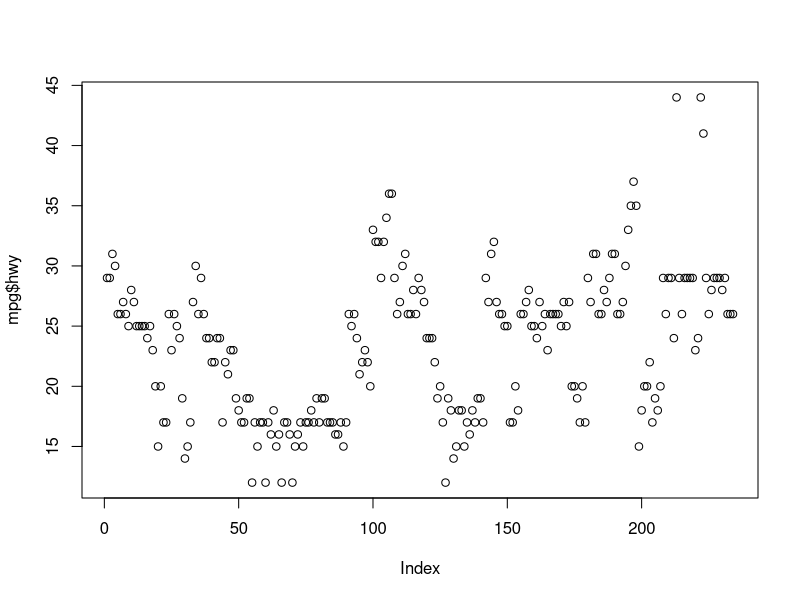
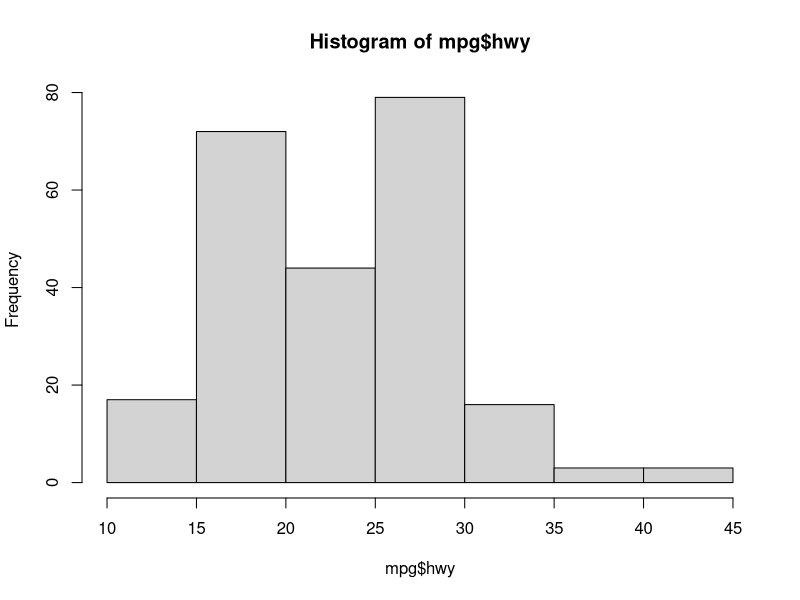
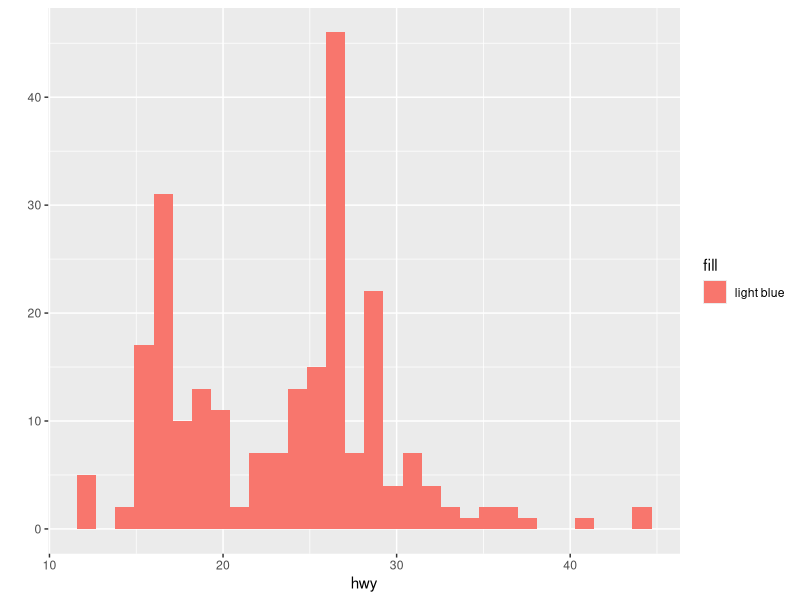
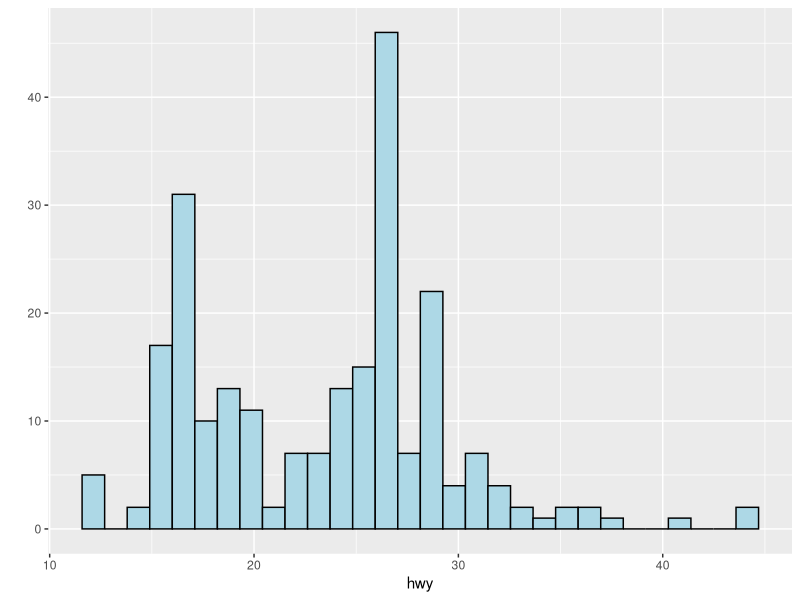
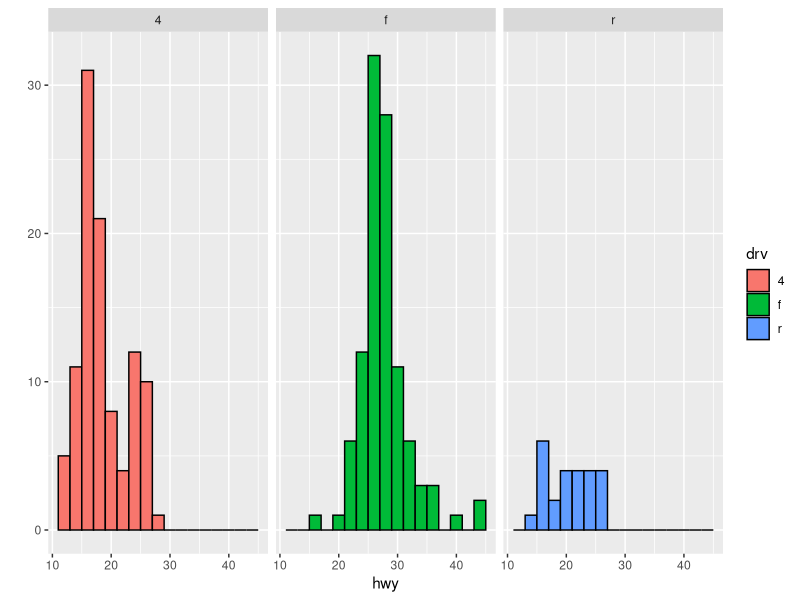
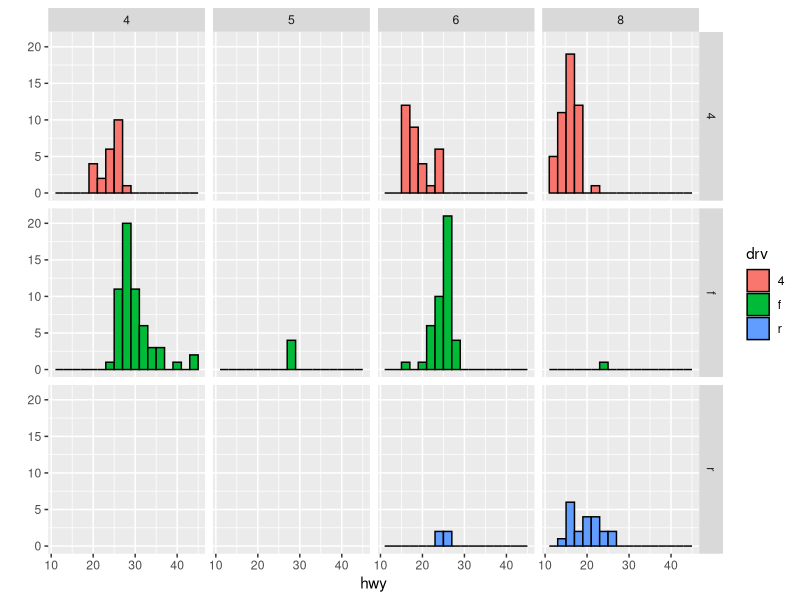
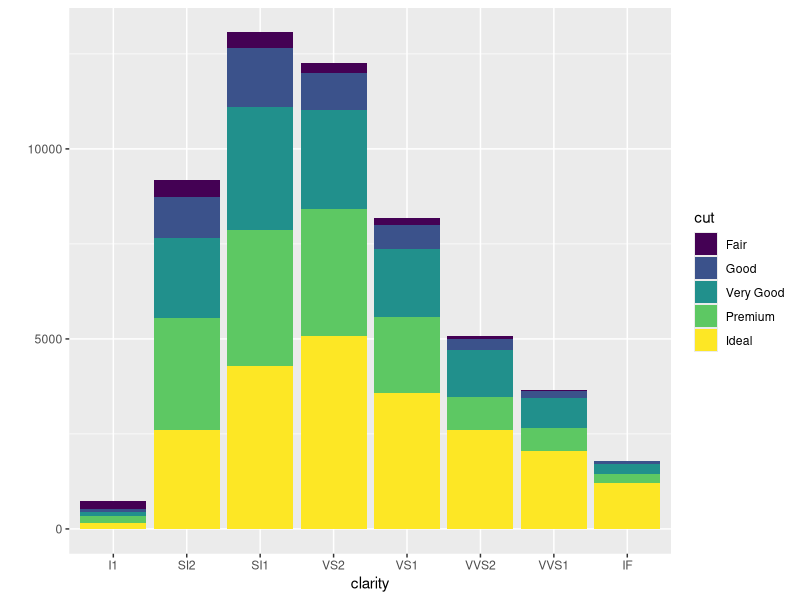
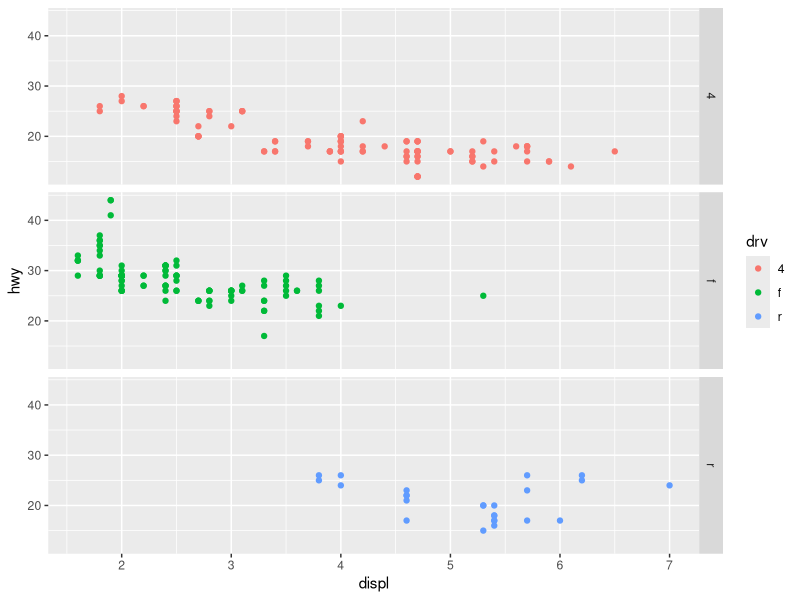

The R source for these figures, in order:
#ggplot2 설치
install.packages("ggplot2")
library(ggplot2)
data(mpg)
head(mpg)
str(mpg)
?mpg #연비 효율에 대한 데이터

table(mpg$drv)
summary(mpg$hwy) #highway miles per gallon

plot(mpg$hwy)
hist(mpg$hwy)
qplot(hwy,data=mpg,fill="light blue") #다른 색깔로 나옴
qplot(hwy,data=mpg,fill=I("light blue"),col=I("black")) #I = 변수로 해석하지 말아라.
qplot(hwy,data=mpg,fill=drv,col=I("black"),binwidth=2,facets=.~drv) #drv에 따라 나뉘어져 그려진다.
#binwidth bin의 크기가 커지는 것,  facets= 쪼개는것(drv에 따라 쪼개는거(열)) (drv~. =행에 따라 나눈다.)
qplot(hwy,data=mpg,fill=drv,col=I("black"),binwidth=2,facets=drv~cyl) #그리드 형태의 그림

#diamonds 데이터
head(diamonds)
?diamonds #5만4천개의 다이어의 정보
table(diamonds$clarity)
table(diamonds$cut)

qplot(clarity,data=diamonds,fill=cut,geom='bar')

#변수가 2개인 경우 -->산점도 (scatter)
summary(mpg$displ)
?mpg

qplot(displ,hwy,data=mpg,color=drv,facets = drv~.)

#mtcars
head(mtcars)
?mtcars
table(mtcars$carb)
summary(mtcars$qsec)
qplot(wt,mpg,data=mtcars,color=factor(carb),size=qsec,
      shape=factor(cyl)) #반비례의 관계에 있다

qplot(wt,mpg,data=mtcars,geom="point")
qplot(wt,mpg,data=mtcars,geom="smooth")
qplot(wt,mpg,data=mtcars,geom=c("smooth","point"),color=factor(cyl))
